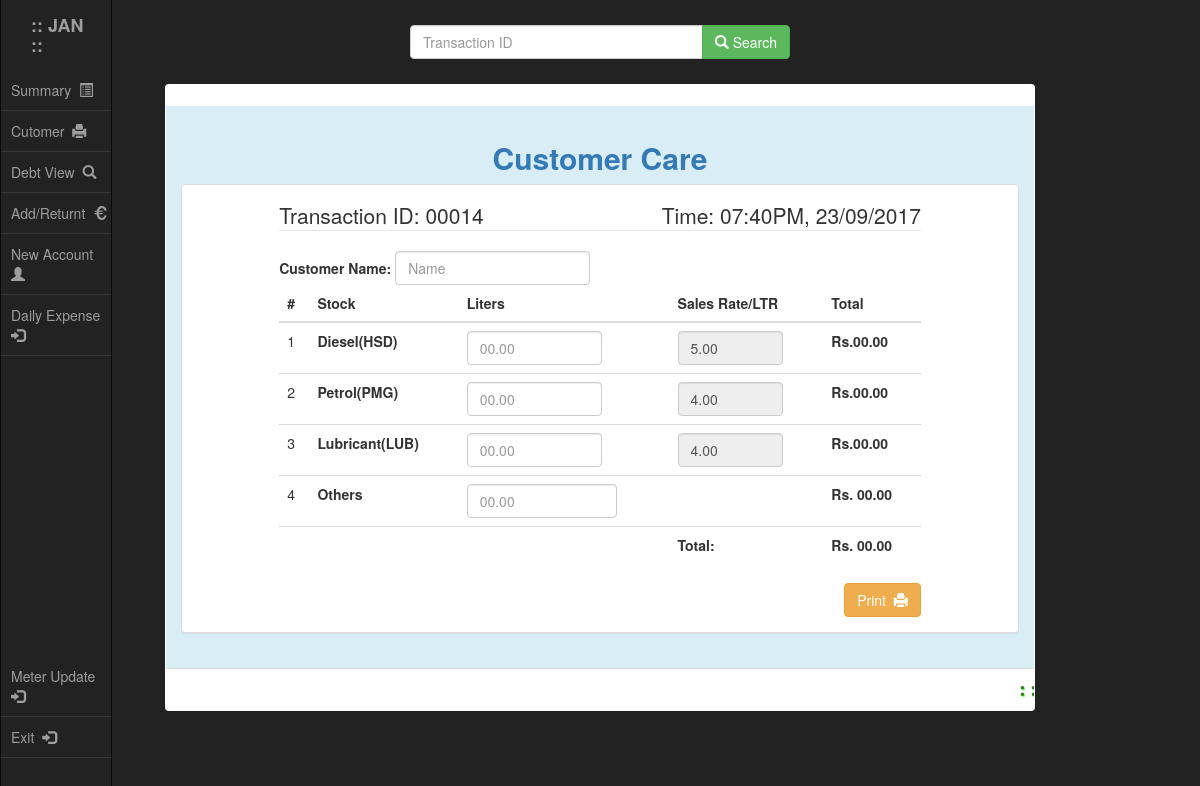
The page /customer_care.php (signed in) on the database as committed earlier.
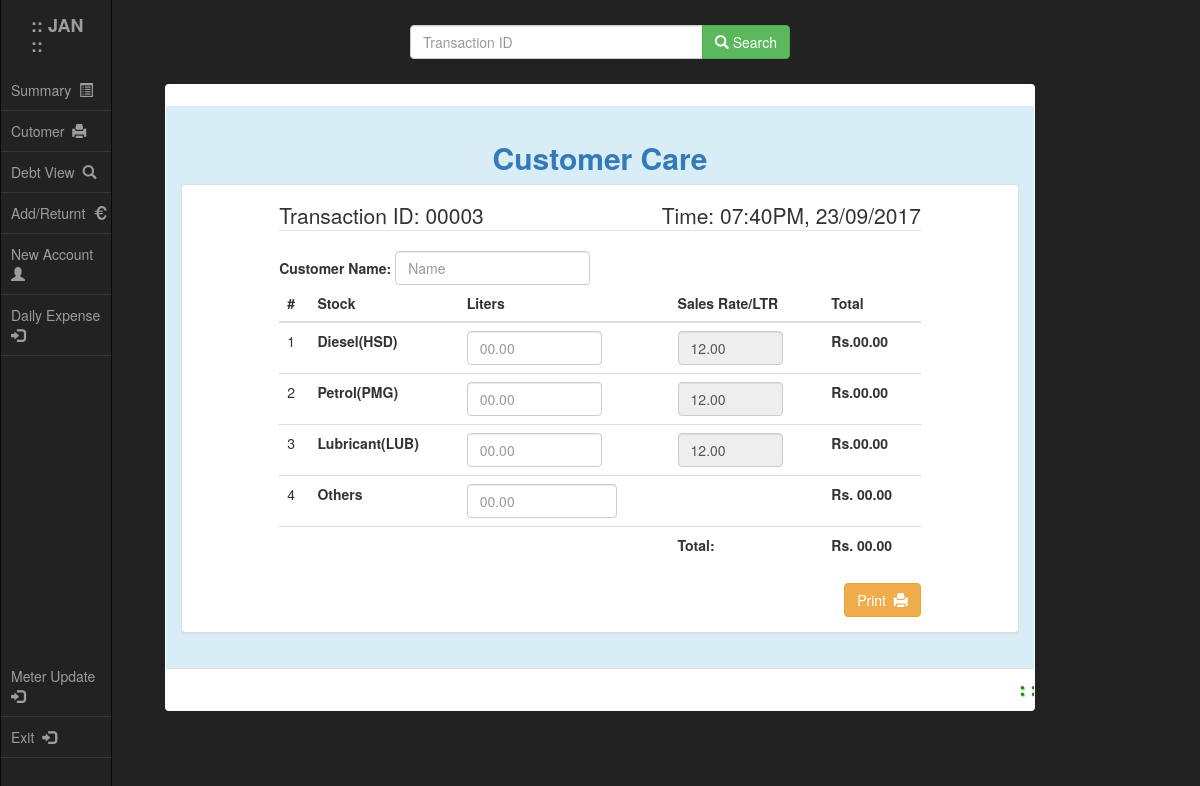
The same page on the database as committed later.
### tables this page shows
CREATE TABLE `meter_state` (
  `HSD_PER_LTR_SALE` decimal(5,2) DEFAULT '0.00',
  `PMG_PER_LTR_SALE` decimal(5,2) DEFAULT '0.00',
  `LUB_PER_LTR_SALE` decimal(5,2) DEFAULT '0.00',
  `HSD_PER_LTR_PURC` decimal(5,2) DEFAULT '0.00',
  `PMG_PER_LTR_PURC` decimal(5,2) DEFAULT '0.00',
  `LUB_PER_LTR_PURC` decimal(5,2) DEFAULT '0.00',
  `Remaining_HSD` decimal(8,2) DEFAULT '0.00',
  `Remaining_PMG` decimal(8,2) DEFAULT '0.00',
  `Remaining_LUB` decimal(8,2) DEFAULT '0.00'
);

### script/get_customer_info.php (called while the page is built, shortened)
<?php
require_once dirname(__FILE__)."/function_inc.php";
  $query = "SELECT * FROM `meter_state` " ;
  if ($queryResult = mysqli_query($conn,$query)){
    if (mysqli_num_rows($queryResult) > 0){
      $row = mysqli_fetch_assoc($queryResult) ;
      $HSD_Rate = $row['HSD_PER_LTR_SALE'];
      $PMG_Rate = $row['PMG_PER_LTR_SALE'];
      $LUB_Rate = $row['LUB_PER_LTR_SALE'];
    }
    else{
      $ErrorMsg = "Meter status not found" ;
      $color = "#fcff23" ;
    }
  }
  else{
    die( "<b>Sorry:</b> Software problem (Contact with Teachnition) " . mysqli_error($conn) );
  }
  $query = "SELECT MAX(Transaction_ID)+1 AS 'NEW_ID' FROM customer_care" ;
  if ($queryResult = mysqli_query($conn,$query)){
      $row = mysqli_fetch_assoc($queryResult) ;
      $newTransactionID = $row['NEW_ID'];
  }
  else{
    die( "<b>Sorry:</b> Software problem (Contact with Teachnition) " . mysqli_error($conn) );
  }
?>

### customer_care.php (the view, shortened to what the changed rows need)
<?php
require_once dirname(__FILE__)."/script/get_customer_info.php";
?>
<!DOCTYPE html>
<html lang="en">
<head>
  <?php require_once "./header.php"; ?>
</head>
<body style="background-color:#222222">
<div class="container-fluid" style="margin-top: 10px; width: 90%">
  <div class="row">
    <div class="col-md-offset-1 col-md-10">
      <div class="panel panel-inverse">
        <div class="panel-body bg-info">
          <h2 class="text-center text-primary"><b>Customer Care</b></h2>
        <div class="panel panel-default">
        <div class="panel-body">
          <div class="col-md-offset-1 col-md-10">
            <form class="form-inline" action="./script/daily.php" method="POST" >
              <fieldset>
                <legend> Transaction ID: <?php if (!empty($Transaction_ID)) echo $Transaction_ID; else printf("%05d", $newTransactionID);?> <span class="pull-right"></span></legend>
              </fieldset>
            <div class="table-responsive">
              <table class="table table-hover">
              <thead>
                <tr id="TableHeader">
                  <th>#</th>
                  <th>Stock</th>
                  <th>Liters</th>
                  <th>Sales Rate/LTR</th>
                  <th>Total</th>
                </tr>
              </thead>
              <tbody>
                <tr>
                  <td><input class="form-control" type="number" id="HSD_PER_LTR" name="HSD_PER_LTR" value="<?php if (!empty($OLD_HSD_Rate)) echo $OLD_HSD_Rate; else echo $HSD_Rate ?>" placeholder="00.00" min="0" step="0.01" max="999.99" onKeyPress="if(this.value.length==6) return false;" readonly></td>
                </tr>
                <tr>
                  <td><input class="form-control" type="number" id="PMG_PER_LTR" name="PMG_PER_LTR" value="<?php if (!empty($OLD_PMG_Rate)) echo $OLD_PMG_Rate; else echo $PMG_Rate; ?>" placeholder="00.00" min="0" step="0.01" max="999.99" onKeyPress="if(this.value.length==6) return false;" readonly></td>
                </tr>
                <tr>
                  <td><input class="form-control" type="number" id="LUB_PER_LTR" name="LUB_PER_LTR" value="<?php if (!empty($OLD_LUB_Rate)) echo $OLD_LUB_Rate; else echo $LUB_Rate; ?>" placeholder="00.00" min="0" step="0.01" max="999.99" onKeyPress="if(this.value.length==6) return false;" readonly></td>
                </tr>
              </tbody>
              </table>
            </div>
            </form>
          </div>
        </div>
        </div>
        </div>
      </div>
    </div>
        <div class="h6">Transaction ID: <span class="h4"><?php if (!empty($Transaction_ID)) echo $Transaction_ID; else printf("%05d", $newTransactionID);?></span></div>
  </div>
</div>
</body>
</html>

Rows that differ between the two databases and show on the page:
removed meter_state: HSD_PER_LTR "5.00", PMG_PER_LTR "4.00", LUB_PER_LTR "4.00"
added meter_state: HSD_PER_LTR "12.00", PMG_PER_LTR "12.00", LUB_PER_LTR "12.00"
Other text that changed with them:
$newTransactionID: "00014" → "00003"
